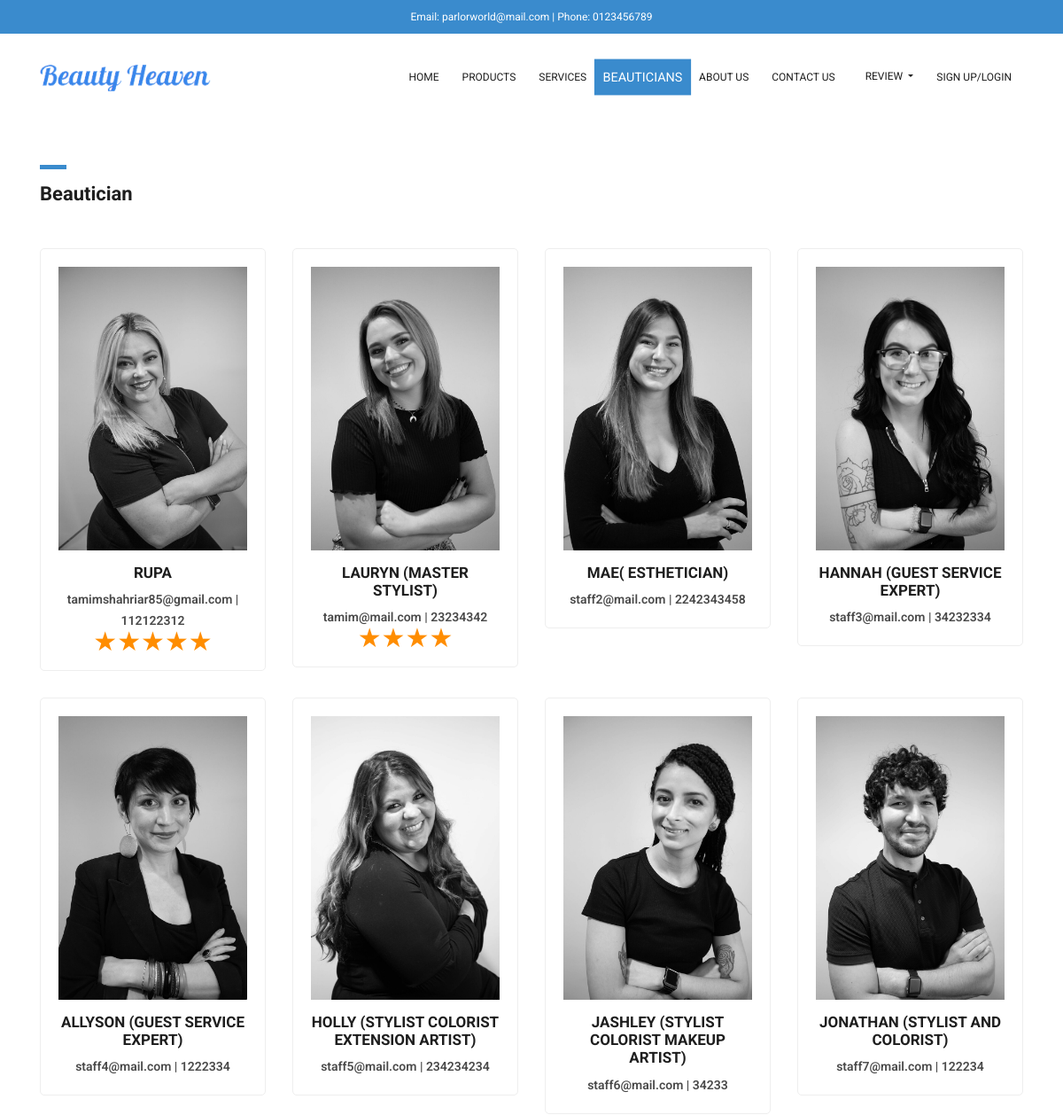
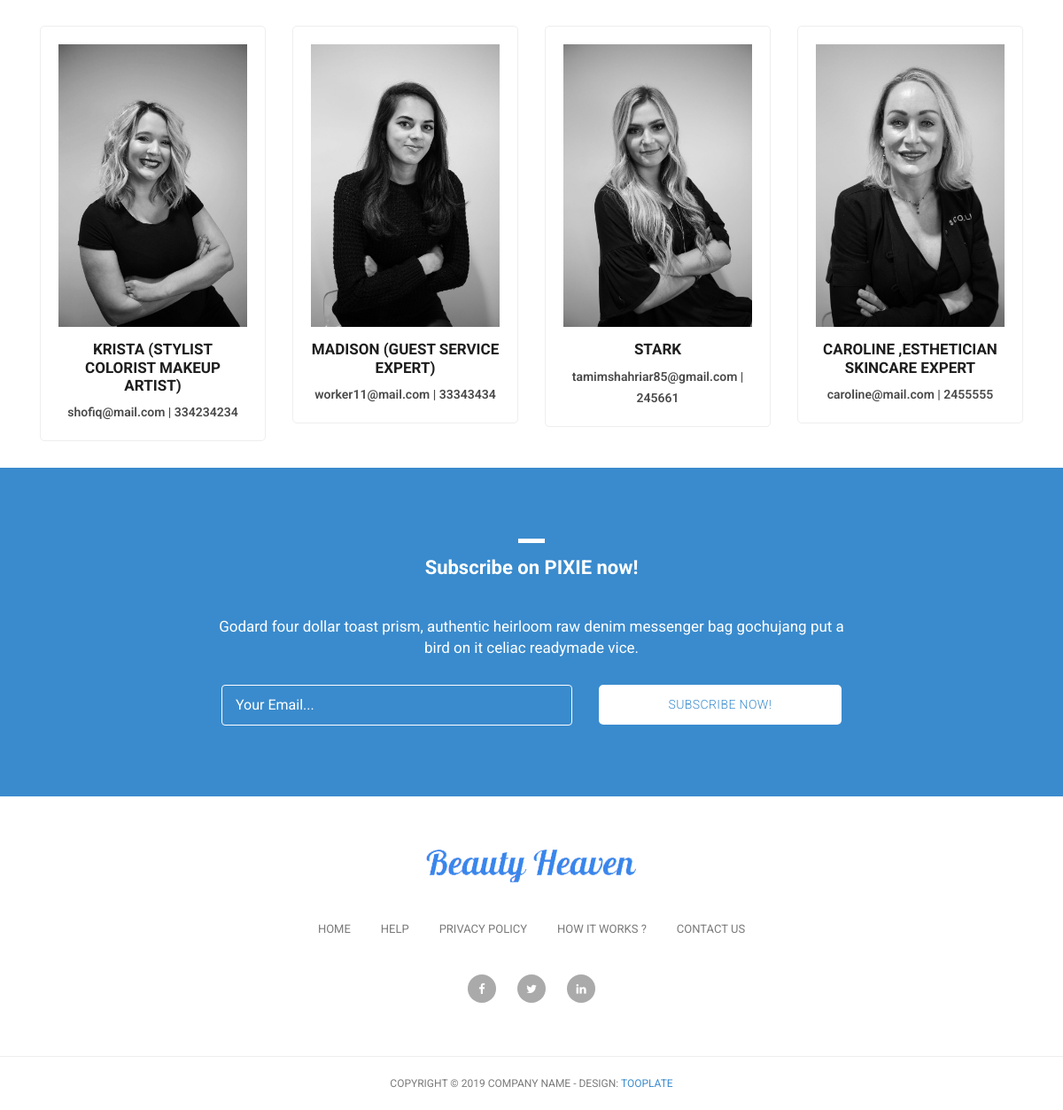
Screenshot of /beautician.php with the database file from the repository (2 pictures, top to bottom).
### tables this page shows
CREATE TABLE `staff` (
  `id` int(11) NOT NULL,
  `name` varchar(255) NOT NULL,
  `email` varchar(255) NOT NULL,
  `phone` varchar(100) NOT NULL,
  `profile` varchar(255) NOT NULL,
  `nid` varchar(100) NOT NULL,
  `work_status` tinyint(1) NOT NULL DEFAULT 0,
  `pass` varchar(255) NOT NULL,
  `avr_rating` int(11) NOT NULL DEFAULT 0
);

### lib/Session.php (called while the page is built, shortened)
<?php
class Session{
 public static function get($key){
  if (isset($_SESSION[$key])) {
   return $_SESSION[$key];
  } else {
   return false;
  }
 }
}
?>

### classes/Staff.php (called while the page is built, shortened)
<?php $filepath = realpath(dirname(__FILE__));
include_once ($filepath. '/../lib/Session.php');
include_once ($filepath. '/../lib/Database.php');
include_once ($filepath. '/../helpers/Format.php'); ?>
<?php
class Staff{
	private $db;
	public function __construct(){
		$this->db = new Database();
	}
 public function viewBeauticianAll(){
 	$query = "SELECT * FROM staff ORDER BY avr_rating DESC";
 	$qres = $this->db->select($query);
 	return $qres;
 }
}

### lib/Database.php (called while the page is built, shortened)
<?php
Class Database{
 public $host   = DB_HOST;
 public $user   = DB_USER;
 public $pass   = DB_PASS;
 public $dbname = DB_NAME;
 public $link;
private function connectDB(){
   $this->link = new mysqli($this->host, $this->user, $this->pass,
    $this->dbname);
 }
public function select($query){
  $result = $this->link->query($query) or die($this->link->error.__LINE__);
      if($result->num_rows > 0){
        return $result;
      } else {
        return false;
      }
   }
}

### beautician.php (the view)
<?php
 include 'parts/header.php';
?>
    <div class="featured-page">
      <div class="container">
        <div class="row">
          <div class="col-md-4 col-sm-12">
            <div class="section-heading">
              <div class="line-dec"></div>
              <h1>Beautician</h1>
            </div>
          </div>
        </div>
      </div>
    </div>
    <div class="featured container no-gutter">
        <div class="row posts">
     	<?php
	        $viewbuti = $stf->viewBeauticianAll();
	        if($viewbuti){
	          while ($row = $viewbuti->fetch_assoc()) { ?>
            <div id="1" class="item new col-md-3">
              <a href="single-beauty.php?id=<?php echo $row['id']; ?>">
                <div class="featured-item">
                  <?php
                  if(strlen($row['profile'])<1){?>
                     <img src="assets/images/user.png" alt="">
                  <?php }else{ ?>
                    <img src="admin/<?php echo $row['profile']; ?>" alt="">
                  <?php }
                  ?>
                  <h4 style="text-transform: uppercase;text-align: center;"><?php echo $row['name']; ?></h4>
                  <p style="text-align: center;font-weight: 600"><?php echo $row['email']; ?> | <?php echo $row['phone']; ?></p>
                   <p style="font-size: 30px; color: #ff8d00;text-align: center;">
                    <?php
                      for ($i = 1; $i <= $row['avr_rating']; $i++) {
                        echo "★";
                      }
                     ?>
                   </p>
                </div>
              </a>
            </div>
        <?php } } ?>
        </div>
    </div>
    <div class="subscribe-form">
      <div class="container">
        <div class="row">
          <div class="col-md-12">
            <div class="section-heading">
              <div class="line-dec"></div>
              <h1>Subscribe on PIXIE now!</h1>
            </div>
          </div>
          <div class="col-md-8 offset-md-2">
            <div class="main-content">
              <p>Godard four dollar toast prism, authentic heirloom raw denim messenger bag gochujang put a bird on it celiac readymade vice.</p>
              <div class="container">
                <form id="subscribe" action="" method="get">
                  <div class="row">
                    <div class="col-md-7">
                      <fieldset>
                        <input name="email" type="text" class="form-control" id="email"
                        onfocus="if(this.value == 'Your Email...') { this.value = ''; }"
                    	onBlur="if(this.value == '') { this.value = 'Your Email...';}"
                    	value="Your Email..." required="">
                      </fieldset>
                    </div>
                    <div class="col-md-5">
                      <fieldset>
                        <button type="submit" id="form-submit" class="button">Subscribe Now!</button>
                      </fieldset>
                    </div>
                  </div>
                </form>
              </div>
            </div>
          </div>
        </div>
      </div>
    </div>
  <?php include 'parts/footer.php' ?>

### parts/header.php (shortened to what this page needs)
<?php
include 'lib/Session.php';
$stf = new Staff();
?>
<!DOCTYPE html>
<html lang="en">
  <head>
    <link href="vendor/bootstrap/css/bootstrap.min.css" rel="stylesheet">
    <link rel="stylesheet" href="assets/css/fontawesome.css">
    <link rel="stylesheet" href="assets/css/tooplate-main.css">
    <link rel="stylesheet" href="assets/css/owl.css">
  </head>
  <body>
    <div id="pre-header">
      <div class="container">
        <div class="row">
          <div class="col-md-12">
            <span style="font-size: 12px">Email: parlorworld@mail.com | Phone: 0123456789</span>
          </div>
        </div>
      </div>
    </div>
    <nav class="navbar navbar-expand-lg navbar-dark bg-dark static-top">
      <div class="container">
        <a class="navbar-brand" href="index.php"><img src="assets/images/header-logo.png" alt=""></a>
        <div class="collapse navbar-collapse">
          <ul class="navbar-nav ml-auto">
            <li class="nav-item
            <?php
              $path = $_SERVER['SCRIPT_FILENAME']; $path = basename($path, '.php'); if($path=='index'){echo "active";} ?>
            ">
              <a class="nav-link" href="index.php">Home
              </a>
            </li>
            <li class="nav-item
            <?php
             $path = $_SERVER['SCRIPT_FILENAME']; $path = basename($path, '.php'); if($path=='products'){echo "active";} ?>
            ">
              <a class="nav-link" href="products.php">Products</a>
            </li>
            <li class="nav-item
 <?php
             $path = $_SERVER['SCRIPT_FILENAME']; $path = basename($path, '.php'); if($path=='services'){echo "active";} ?>
            ">
              <a class="nav-link" href="services.php">Services</a>
            </li>
            <li class="nav-item
 <?php
             $path = $_SERVER['SCRIPT_FILENAME']; $path = basename($path, '.php'); if($path=='beautician'){echo "active";} ?>
            ">
              <a class="nav-link" href="beautician.php">Beauticians</a>
            </li>
            <li class="nav-item
 <?php
             $path = $_SERVER['SCRIPT_FILENAME']; $path = basename($path, '.php'); if($path=='about'){echo "active";} ?>
            ">
              <a class="nav-link" href="about.php">About Us</a>
            </li>
            <li class="nav-item
 <?php
             $path = $_SERVER['SCRIPT_FILENAME']; $path = basename($path, '.php'); if($path=='contact'){echo "active";} ?>
            ">
              <a class="nav-link" href="contact.php">Contact Us</a>
            </li>
  <div class="dropdown ml-2">
              <a class="btn dropdown-toggle" style="font-size: 12px; text-transform: uppercase;
              color: #1e1e1e;
 <?php
             $path = $_SERVER['SCRIPT_FILENAME']; $path = basename($path, '.php'); if($path=='staffreview' || $path=='productreview'){echo "color:#3a8bcd";} ?>
              " href="#" role="button" id="dropdownMenuLink" data-toggle="dropdown" aria-haspopup="true" aria-expanded="false">
              Review
              </a>
            </div>
            <?php
            if(Session::get('customre_login')!=true){
             ?>
            <li class="nav-item">
              <a class="nav-link" href="login.php">Sign Up/Login</a>
            </li>
          <?php }?>
          </ul>
        </div>
      </div>
    </nav>

### parts/footer.php (shortened to what this page needs)
    <div class="footer">
      <div class="container">
        <div class="row">
          <div class="col-md-12">
            <div class="logo">
              <img src="assets/images/header-logo.png" alt="">
            </div>
          </div>
          <div class="col-md-12">
            <div class="footer-menu">
              <ul>
                <li><a href="#">Home</a></li>
                <li><a href="#">Help</a></li>
                <li><a href="#">Privacy Policy</a></li>
                <li><a href="#">How It Works ?</a></li>
                <li><a href="#">Contact Us</a></li>
              </ul>
            </div>
          </div>
          <div class="col-md-12">
            <div class="social-icons">
              <ul>
                <li><a href="https://www.facebook.com" target="_blank"><i class="fa fa-facebook"></i></a></li>
                <li><a href="https://www.twitter.com" target="_blank"><i class="fa fa-twitter"></i></a></li>
                <li><a href="https://www.linkedin.com" target="_blank"><i class="fa fa-linkedin"></i></a></li>
              </ul>
            </div>
          </div>
        </div>
      </div>
    </div>
    <div class="sub-footer">
      <div class="container">
        <div class="row">
          <div class="col-md-12">
            <div class="copyright-text">
              <p>Copyright &copy; 2019 Company Name
                - Design: <a rel="nofollow" href="https://www.facebook.com/tooplate">Tooplate</a></p>
            </div>
          </div>
        </div>
      </div>
    </div>
  </body>
</html>

### assets/css/tooplate-main.css (style rules this page uses)
body { font-family: 'Roboto', sans-serif; transition: all 0.5s; }
p { margin-bottom: 0px; font-size: 14px; color: #4a4a4a; line-height: 24px; }
a { text-decoration: none!important; }
.copyright-text { text-transform: uppercase; }
.section-heading { margin-top: 80px; margin-bottom: 40px; }
.section-heading .line-dec { width: 30px; height: 5px; background-color: #3a8bcd; }
.section-heading h1 { font-size: 22px; font-weight: 700; color: #1e1e1e; margin-top: 15px; }
#pre-header { background-color: #3a8bcd; text-align: center; }
#pre-header span { color: #fff; font-size: 15px; padding: 10px 0px; display: inline-block; }
.navbar .navbar-brand { text-align: center; position: relative; padding: 25px 0px; margin: 0 auto; }
.bg-dark { background-color: #fff!important; }
.navbar-dark .navbar-nav .nav-item { margin: 0px 5px; }
.navbar-dark .navbar-nav .nav-link { text-transform: uppercase; font-size: 14px; font-weight: 700; color: #1e1e1e; transition: all 0.5s; }
.navbar-dark .navbar-nav .nav-link:hover, .navbar-dark .navbar-nav .active>.nav-link, .navbar-dark .navbar-nav .nav-link.active, .navbar-dark .navbar-nav .nav-link.show, .navbar-dark .navbar-nav .show>.nav-link { color: #3a8bcd; }
.featured-item { border-radius: 5px; border: 1px solid #eee; padding: 20px; transition: all 0.5s; }
.featured-item img { width: 100%; }
.featured-item h4 { font-size: 17px; font-weight: 700; color: #1e1e1e; margin-top: 15px; transition: all 0.5s; }
.subscribe-form { background-color: #3a8bcd; padding: 80px 0px; text-align: center; }
.subscribe-form .section-heading { margin-top: 0px; }
.subscribe-form .section-heading h1 { color: #fff; }
.subscribe-form .section-heading .line-dec { background-color: #fff; margin: 0 auto; }
.subscribe-form .main-content p { font-size: 17px; color: #fff; margin-bottom: 30px; }
.subscribe-form .main-content form { color: #fff; display: inline; }
.subscribe-form .main-content form input { display: inline; }
.subscribe-form .main-content form input { width: 100%; height: 46px; border: 1px solid #fff; background-color: transparent; padding-left: 15px; color: #fff; outline: none; }
.subscribe-form .main-content form button { width: 100%; height: 45px; cursor: pointer; background-color: #fff; outline: none; border-radius: 5px; padding: 10px 15px; display: inline-block; color: #3a8bcd; font-size: 14px; text-transform: uppercase; font-weight: 300; letter-spacing: 0.4px; text-decoration: none; transition: all 0.5s; box-shadow: none; border: none; }
.footer { text-align: center; }
.footer ul { padding: 0px; margin: 0px; }
.footer ul li { list-style: none; display: inline-block; }
.footer .logo img { max-width: 100%; margin-top: 60px; margin-bottom: 40px; }
.footer .footer-menu { margin-bottom: 40px; }
.footer .footer-menu ul li { margin: 0px 15px; }
.footer .footer-menu a { font-size: 13px; color: #7a7a7a; text-transform: uppercase; transition: all 0.5s; }
.footer .social-icons { margin-bottom: 60px; }
.footer .social-icons ul li { margin: 0px 10px; }
.footer .social-icons a { width: 32px; height: 32px; color: #fff; background-color: #aaa; text-align: center; display: inline-block; line-height: 33px; border-radius: 50%; font-size: 13px; transition: all 0.5s; }
.sub-footer { border-top: 1px solid #eee; text-align: center; }
.sub-footer p { font-size: 12px; color: #7a7a7a; line-height: 60px; }
.sub-footer a { color: #3a8bcd; text-decoration: none; }
.featured-page { margin-top: 50px; margin-bottom: 40px; }
.featured-page .section-heading { margin-top: 0px; margin-bottom: 0px; }
.featured .featured-item { margin-bottom: 30px; text-decoration: none; }
.featured .featured-item h4 { transition: all 0.5s; }
a.navbar-brand img { height: 30px; }
.navbar-dark .navbar-nav .nav-link { text-transform: uppercase; font-size: 12px; font-weight: normal; color: #1e1e1e; transition: all 0.5s; }
li.active a.nav-link { background: #3a8bcd; color: white !important; transform: scale(1.2); }
.navbar-dark .navbar-nav .nav-link:hover, .navbar-dark .navbar-nav .active>.nav-link, .navbar-dark .navbar-nav .nav-link.active, .navbar-dark .navbar-nav .nav-link.show, .navbar-dark .navbar-nav .show>.nav-link { color: #3a8bcd; transform: scale(1.2); }

### rows the page displays
staff: profile (picture), name "RUPA", email "tamimshahriar85@gmail.com", phone "112122312"
staff: profile (picture), name "LAURYN (MASTER STYLIST)", email "tamim@mail.com", phone "23234342"
staff: profile (picture), name "MAE( ESTHETICIAN)", email "staff2@mail.com", phone "2242343458"
staff: profile (picture), name "HANNAH (GUEST SERVICE EXPERT)", email "staff3@mail.com", phone "34232334"
staff: profile (picture), name "ALLYSON (GUEST SERVICE EXPERT)", email "staff4@mail.com", phone "1222334"
staff: profile (picture), name "HOLLY (STYLIST COLORIST EXTENSION ARTIST)", email "staff5@mail.com", phone "234234234"
staff: profile (picture), name "JASHLEY (STYLIST COLORIST MAKEUP ARTIST)", email "staff6@mail.com", phone "34233"
staff: profile (picture), name "JONATHAN (STYLIST AND COLORIST)", email "staff7@mail.com", phone "122234"
staff: profile (picture), name "KRISTA (STYLIST COLORIST MAKEUP ARTIST)", email "shofiq@mail.com", phone "334234234"
staff: profile (picture), name "MADISON (GUEST SERVICE EXPERT)", email "worker11@mail.com", phone "33343434"
staff: profile (picture), name "STARK", email "tamimshahriar85@gmail.com", phone "245661"
staff: profile (picture), name "CAROLINE ,ESTHETICIAN SKINCARE EXPERT", email "caroline@mail.com", phone "2455555"
